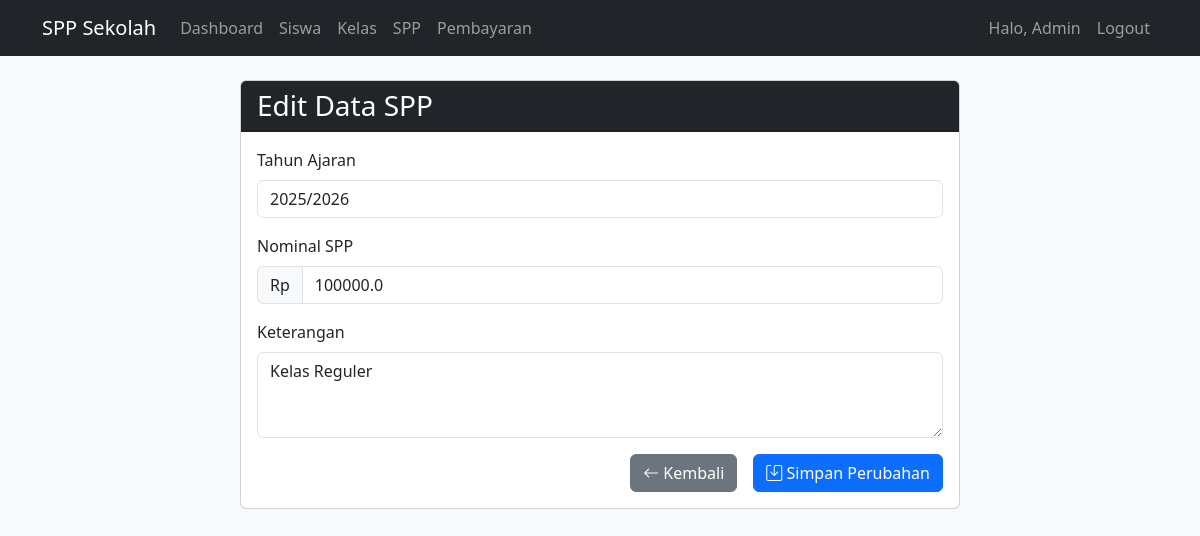
/spp/edit/1 (signed in), run on the app's committed database.
### app.py (models this page shows, shortened)
class User(UserMixin, db.Model):
    id = db.Column(db.Integer, primary_key=True)
    username = db.Column(db.String(50), unique=True, nullable=False)
    password = db.Column(db.String(100), nullable=False)
    nama_lengkap = db.Column(db.String(100), nullable=False)
    level = db.Column(db.String(20), nullable=False, default='admin')

class SPP(db.Model):
    id = db.Column(db.Integer, primary_key=True)
    tahun_ajaran = db.Column(db.String(20), nullable=False)
    nominal = db.Column(db.Float, nullable=False)
    keterangan = db.Column(db.Text)

### app.py (the view, shortened to what this page needs)
@app.route('/spp/edit/<int:id>', methods=['GET', 'POST'])
@login_required
def edit_spp(id): # Fungsi Edit SPP
    if current_user.level != 'admin':
        return redirect(url_for('logout'))
    spp = SPP.query.get_or_404(id)
    return render_template('edit_spp.html', spp=spp)

### app.py (called while the page is built)
@login_manager.user_loader # Fungsi untuk memuat user saat login
def load_user(user_id): # Mengambil user berdasarkan ID yang diberikan dari database (SQLAlchemy)
    return User.query.get(int(user_id)) # Mengambil user berdasarkan ID yang diberikan dari database (SQLAlchemy)

### templates/edit_spp.html (shortened to what this page needs)
{% extends "base.html" %}
{% block content %}
<div class="container">
    <div class="row justify-content-center">
        <div class="col-md-8">
            <div class="card">
                <div class="card-header bg-dark text-white">
                    <h3 class="card-title mb-0">Edit Data SPP</h3>
                </div>
                <div class="card-body">
                    <form method="POST">
                        <div class="mb-3">
                            <label for="tahun_ajaran" class="form-label">Tahun Ajaran</label>
                            <input type="text" class="form-control" id="tahun_ajaran" name="tahun_ajaran"
                                   value="{{ spp.tahun_ajaran }}" required>
                        </div>
                        <div class="mb-3">
                            <label for="nominal" class="form-label">Nominal SPP</label>
                            <div class="input-group">
                                <span class="input-group-text">Rp</span>
                                <input type="number" class="form-control" id="nominal" name="nominal"
                                       value="{{ spp.nominal }}" required>
                            </div>
                        </div>
                        <div class="mb-3">
                            <label for="keterangan" class="form-label">Keterangan</label>
                            <textarea class="form-control" id="keterangan" name="keterangan"
                                      rows="3">{{ spp.keterangan }}</textarea>
                        </div>
                        <div class="d-grid gap-2 d-md-flex justify-content-md-end">
                            <a href="{{ url_for('spp') }}" class="btn btn-secondary me-md-2">
                                <i class="bi bi-arrow-left"></i> Kembali
                            </a>
                            <button type="submit" class="btn btn-primary">
                                <i class="bi bi-save"></i> Simpan Perubahan
                            </button>
                        </div>
                    </form>
                </div>
            </div>
        </div>
    </div>
</div>
{% endblock %}

### templates/base.html (shortened to what this page needs)
<!DOCTYPE html>
<html lang="en">
<head>
    <link href="https://cdn.jsdelivr.net/npm/bootstrap@5.3.0/dist/css/bootstrap.min.css" rel="stylesheet">
    <link rel="stylesheet" href="https://cdn.jsdelivr.net/npm/bootstrap-icons@1.8.0/font/bootstrap-icons.css">
</head>
<body>
    <nav class="navbar navbar-expand-lg navbar-dark bg-dark">
        <div class="container">
            <a class="navbar-brand" href="#">SPP Sekolah</a>
            <div class="collapse navbar-collapse" id="navbarNav">
                <ul class="navbar-nav me-auto">
                    <li class="nav-item">
                        <a class="nav-link" href="{{ url_for('dashboard') }}">Dashboard</a>
                    </li>
                    <li class="nav-item">
                        <a class="nav-link" href="{{ url_for('siswa') }}">Siswa</a>
                    </li>
                    <li class="nav-item">
                        <a class="nav-link" href="{{ url_for('kelas') }}">Kelas</a>
                    </li>
                    <li class="nav-item">
                        <a class="nav-link" href="{{ url_for('spp') }}">SPP</a>
                    </li>
                    <li class="nav-item">
                        <a class="nav-link" href="{{ url_for('pembayaran') }}">Pembayaran</a>
                    </li>
                </ul>
                <ul class="navbar-nav">
                    <li class="nav-item">
                        <span class="nav-link">Halo, {{ current_user.nama_lengkap }}</span>
                    </li>
                    <li class="nav-item">
                        <a class="nav-link" href="{{ url_for('logout') }}">Logout</a>
                    </li>
                </ul>
            </div>
        </div>
    </nav>
    <div class="container mt-4">
        {% block content %}{% endblock %}
    </div>
</body>
</html>

### templates/base.html (style rules this page uses)
body { background-color: #f8f9fa; }

### data on the page
User: nama_lengkap "Admin"
SPP: tahun_ajaran "2025/2026", nominal "100000.0", keterangan "Kelas Reguler"
